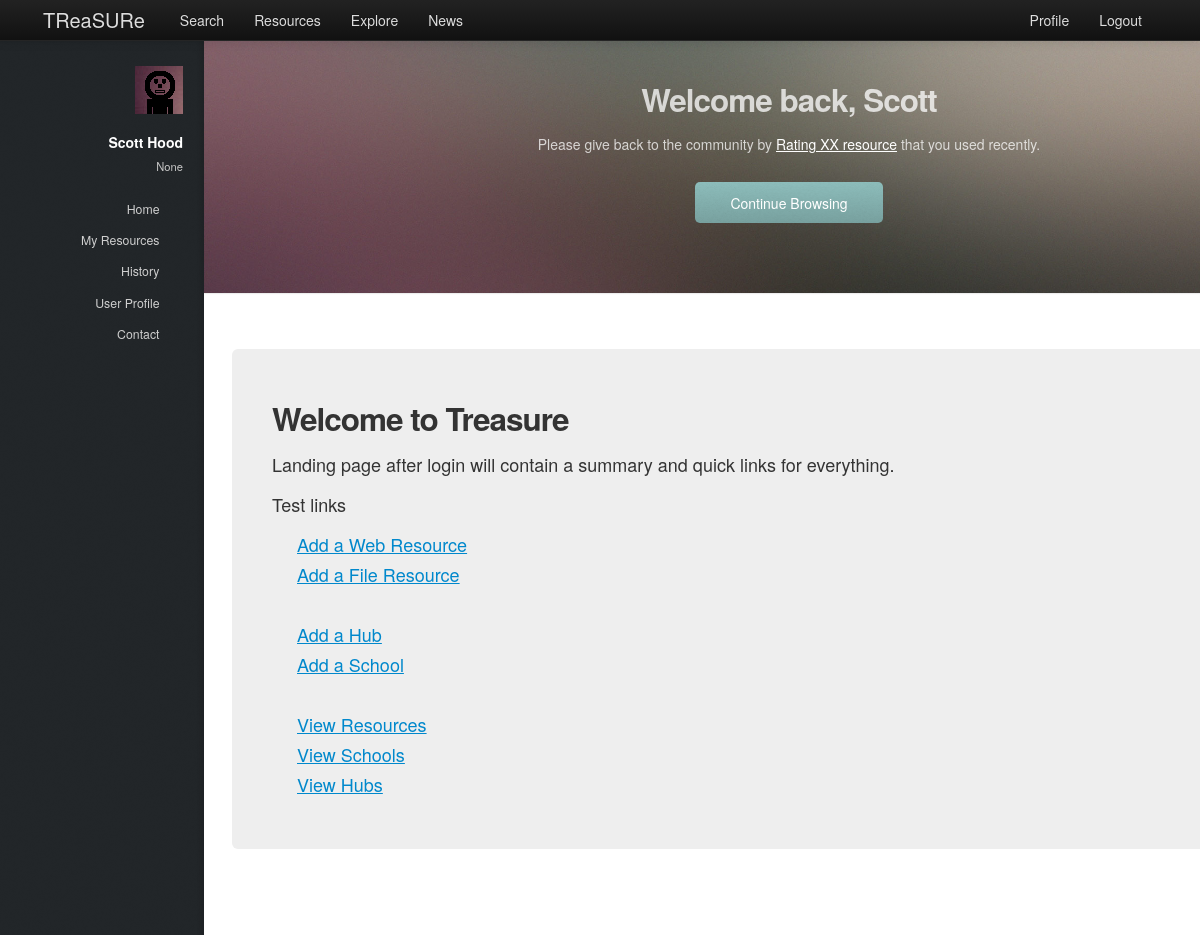
The page /treasure/ (signed in) on the database as committed earlier.
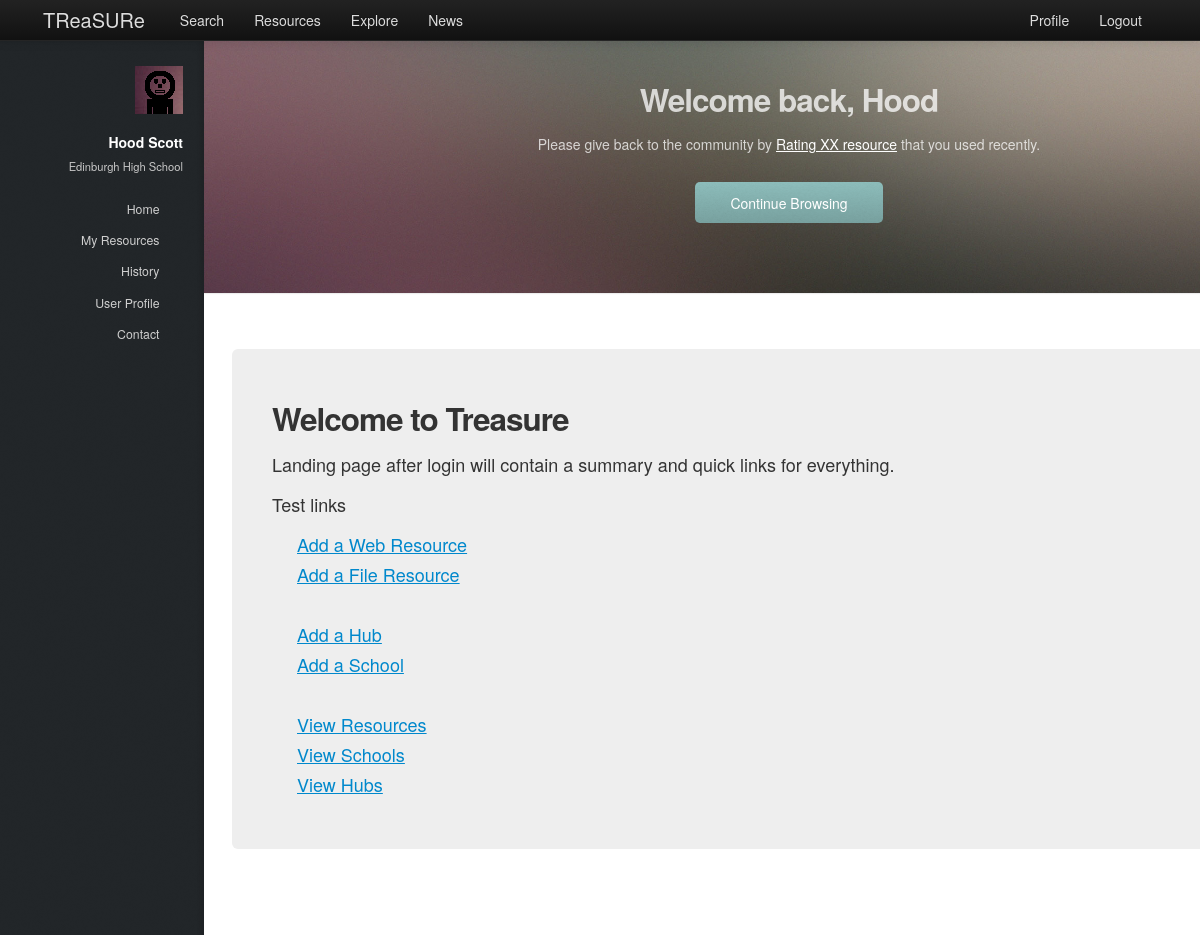
The same page on the database as committed later.
### treasure/models.py (models this page shows, shortened)
class Teacher(models.Model):
    user = models.OneToOneField(User)
    firstname = models.CharField(max_length=128)
    surname = models.CharField(max_length=128)
    school = models.ForeignKey(School, null=True)
    hubs = models.ManyToManyField(Hub, null=True)

class School(models.Model):
    name = models.CharField(max_length=128)
    town = models.CharField(max_length=128)
    address = models.TextField()
    latitude = models.FloatField()
    longitude = models.FloatField()
    def __unicode__(self):
        return self.name

### treasure/views.py (the view)
def index(request):
    context = RequestContext(request)
    context_dict = sidebar(request)
    return render_to_response('treasure/index.html', context_dict, context)

### treasure/views.py (called while the page is built)
def sidebar(request):
    context_dict = {}
    try:
        userid = request.user.id
        teacher = Teacher.objects.get(user = userid)
        context_dict['user_firstname'] = teacher.firstname
        context_dict['user_surname'] = teacher.surname
        context_dict['user_school'] = teacher.school
    except Teacher.DoesNotExist:
        context_dict['user_firstname'] = ""
        context_dict['user_surname'] = ""
        context_dict['school'] = ""
    return context_dict

### templates/treasure/index.html (shortened to what this page needs)
{% extends 'treasure/base.html' %}
{% load static %}
{% block notification%}
<section id="top" class="one dark cover">
	<div class="container">
		<header>
			<h2 class="alt">Welcome back, {{ user_firstname }}</a></h2>
			<p>Please give back to the community by <u><a href="/treasure/resource/1">Rating XX resource</a></u> that you used recently.</p>
		</header>
		<footer>
			<a href="#MainPage" class="button scrolly" id="continue-browsing">Continue Browsing</a>
		</footer>
	</div>
</section>
{% endblock %}
{% block body_block %}
<div class="hero-unit">
    <h2>Welcome to Treasure</h2>
    <p>Landing page after login will contain a summary and quick links for everything.</p>
    <div class="row-fluid">
    {% if user.is_authenticated %}
        <p>Test links</p>
        <ul>
            <li><a href="/treasure/add_web_resource">Add a Web Resource</a></li>
        	<li><a href="/treasure/add_file_resource">Add a File Resource</a></li>
            <li><br></li>
        	<li><a href="/treasure/add_hub">Add a Hub</a></li>
        	<li><a href="/treasure/add_school">Add a School</a></li>
        	<li><br></li>
            <li><a href="/treasure/resources">View Resources</a></li>
            <li><a href="/treasure/schools">View Schools</a></li>
            <li><a href="/treasure/hubs">View Hubs</a></li>
        </ul>
    {% else %}
        <h3>Please <a href="/treasure/login">Login</a> or <a href="/treasure/register">Register</a></li>.</h3>
    {% endif %}
    </div>
</div>
{% endblock %}

### templates/treasure/base.html (shortened to what this page needs)
<!DOCTYPE html>
{% load static %}
<html>
    <head>
        <link href="{% static 'css/bootstrap-fluid-adj.css' %}" rel="stylesheet">
        <link href="{% static 'sidebar/css/main.css' %}" rel="stylesheet">
        <link href="{% static 'css/bootstrap.min.css' %}" rel="stylesheet" media="screen">
        <link rel="stylesheet" href="http://getbootstrap.com/examples/sticky-footer-navbar/sticky-footer-navbar.css">
        <link href="{% static 'css/bootstrap-responsive.css' %}" rel="stylesheet">
        <link href="{% static 'css/treasure.css' %}" rel="stylesheet">
    </head>
    <body>
        <div class="navbar navbar-inverse navbar-fixed-top">
           <div class="navbar-inner">
               <div class="container">
                   <a class="brand" href="/treasure/">TReaSURe</a>
                   <div class="nav-collapse collapse">
                       <ul class="nav pull-right">
                            {% if user.is_authenticated %}
                                <li><a href="/treasure/profile">Profile</a></li>
                            	<li><a href="/treasure/logout">Logout</a></li>
                            {% else %}
                            	<li><a href="/treasure/login">Login</a></li>
                            	<li><a href="/treasure/register">Register</a></li>
                            {% endif %}
                       </ul>
                       <ul class="nav">
                       {% if user.is_authenticated %}
                           <li><a href="/treasure/search">Search</a></li>
                           <li><a href="/treasure/resources">Resources</a></li>
			   <li><a href="/treasure/explore">Explore</a></li>
                       {% endif %}
                           <li><a href="/treasure/about">News</a></li>
                       </ul>
                   </div>
               </div>
           </div>
        </div>
        <div>
				<div id="header">
					<div class="top">
                       {% if user.is_authenticated %}
							<div id="logo">
								<span class="image avatar48"><img src="{% static 'images/avatar.jpg' %}" alt="user avatar" /></span>
								<h1 id="title">{{ user_firstname }} {{ user_surname }}</h1>
								<p>{{ user_school }}</p>
							</div>
	                   {% endif %}
                        <nav id="nav">
							<ul>
								{% if user.is_authenticated %}
									<li><a href="/treasure/" id="home-link" class="skel-layers-ignoreHref"><span>Home</span></a></li>
									<li><a href="/treasure/resources" class="skel-layers-ignoreHref"><span>My Resources</span></a></li>
									<li><a href="/treasure/about" class="skel-layers-ignoreHref"><span>History</span></a></li>
									<li><a href="/treasure/profile" class="skel-layers-ignoreHref"><span>User Profile</span></a></li>
									<li><a href="#contact" class="skel-layers-ignoreHref"><span>Contact</span></a></li>
								{% else %}
									<li><a href="/treasure/login"><span>Login</span></a></li>
									<li><a href="/treasure/register" class="skel-layers-ignoreHref"><span>Register</span></a></li>
								{% endif %}
							</ul>
						</nav>
					</div>
				</div>
			<div id="main">
				{% if user.is_authenticated %}
					{% block notification%}{% endblock%}
				{% endif %}
				<section id="MainPage">
                    <div class="container">
                        {% block body_block%}{% endblock%}
                    </div>
                </section>
            </div>
        </div>
    </body>
</html>

Rows that differ between the two databases and show on the page:
removed Teacher: firstname "Scott", surname "Hood"
now on this page (row edited): Teacher: firstname "Hood", surname "Scott"
now on this page (row edited): School: name "Edinburgh High School"
Other text that changed with them:
{{ user_school }}: "None" → (not shown)
